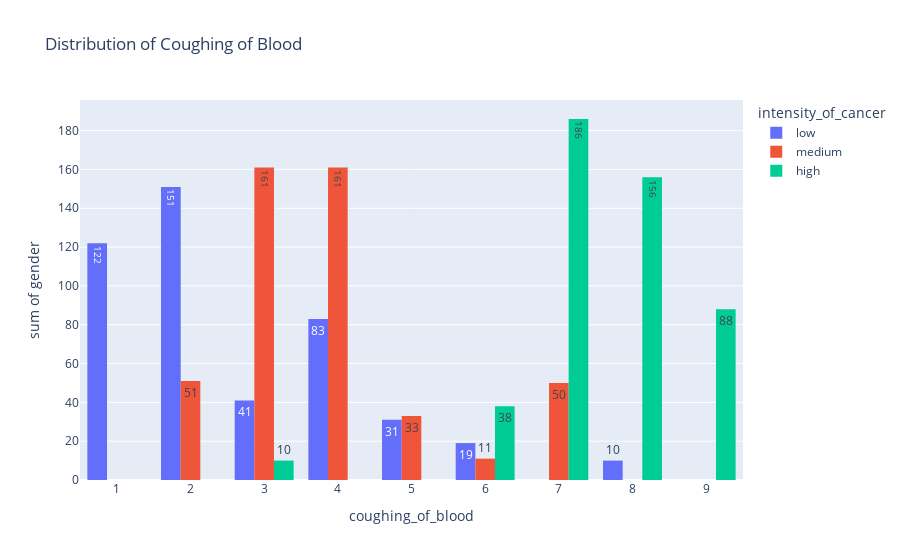

The notebook cell this image was saved under:
### Code cell
#showing the distribution of coughing blood against the intensity of lung cancer
fig = px.histogram(lung_cancer, x = 'coughing_of_blood', y = 'gender', color = 'intensity_of_cancer', barmode = 'group', nbins = 10, title = 'Distribution of Coughing of Blood', text_auto = True)
fig.show()

### Figure 1 — Plotly figure (JSON) as saved in the notebook; plotly's stock layout.template omitted (floating-point values rounded to 4 significant figures; data arrays with more than 128 entries replaced by an {"elided": "..."} marker saying what was removed)
{"data": [{"alignmentgroup": "True", "bingroup": "x", "histfunc": "sum", "hovertemplate": "intensity_of_cancer=low<br>coughing_of_blood=%{x}<br>sum of gender=%{y}<extra></extra>", "legendgroup": "low", "marker": {"color": "#636efa", "pattern": {"shape": ""}}, "name": "low", "nbinsx": 10, "offsetgroup": "low", "orientation": "v", "showlegend": true, "texttemplate": "%{value}", "x": {"elided": "303 int values"}, "xaxis": "x", "y": {"elided": "303 int values"}, "yaxis": "y", "type": "histogram"}, {"alignmentgroup": "True", "bingroup": "x", "histfunc": "sum", "hovertemplate": "intensity_of_cancer=medium<br>coughing_of_blood=%{x}<br>sum of gender=%{y}<extra></extra>", "legendgroup": "medium", "marker": {"color": "#EF553B", "pattern": {"shape": ""}}, "name": "medium", "nbinsx": 10, "offsetgroup": "medium", "orientation": "v", "showlegend": true, "texttemplate": "%{value}", "x": {"elided": "332 int values"}, "xaxis": "x", "y": {"elided": "332 int values"}, "yaxis": "y", "type": "histogram"}, {"alignmentgroup": "True", "bingroup": "x", "histfunc": "sum", "hovertemplate": "intensity_of_cancer=high<br>coughing_of_blood=%{x}<br>sum of gender=%{y}<extra></extra>", "legendgroup": "high", "marker": {"color": "#00cc96", "pattern": {"shape": ""}}, "name": "high", "nbinsx": 10, "offsetgroup": "high", "orientation": "v", "showlegend": true, "texttemplate": "%{value}", "x": {"elided": "365 int values"}, "xaxis": "x", "y": {"elided": "365 int values"}, "yaxis": "y", "type": "histogram"}], "layout": {"xaxis": {"anchor": "y", "domain": [0.0, 1.0], "title": {"text": "coughing_of_blood"}}, "yaxis": {"anchor": "x", "domain": [0.0, 1.0], "title": {"text": "sum of gender"}}, "legend": {"title": {"text": "intensity_of_cancer"}, "tracegroupgap": 0}, "title": {"text": "Distribution of Coughing of Blood"}, "barmode": "group"}}
